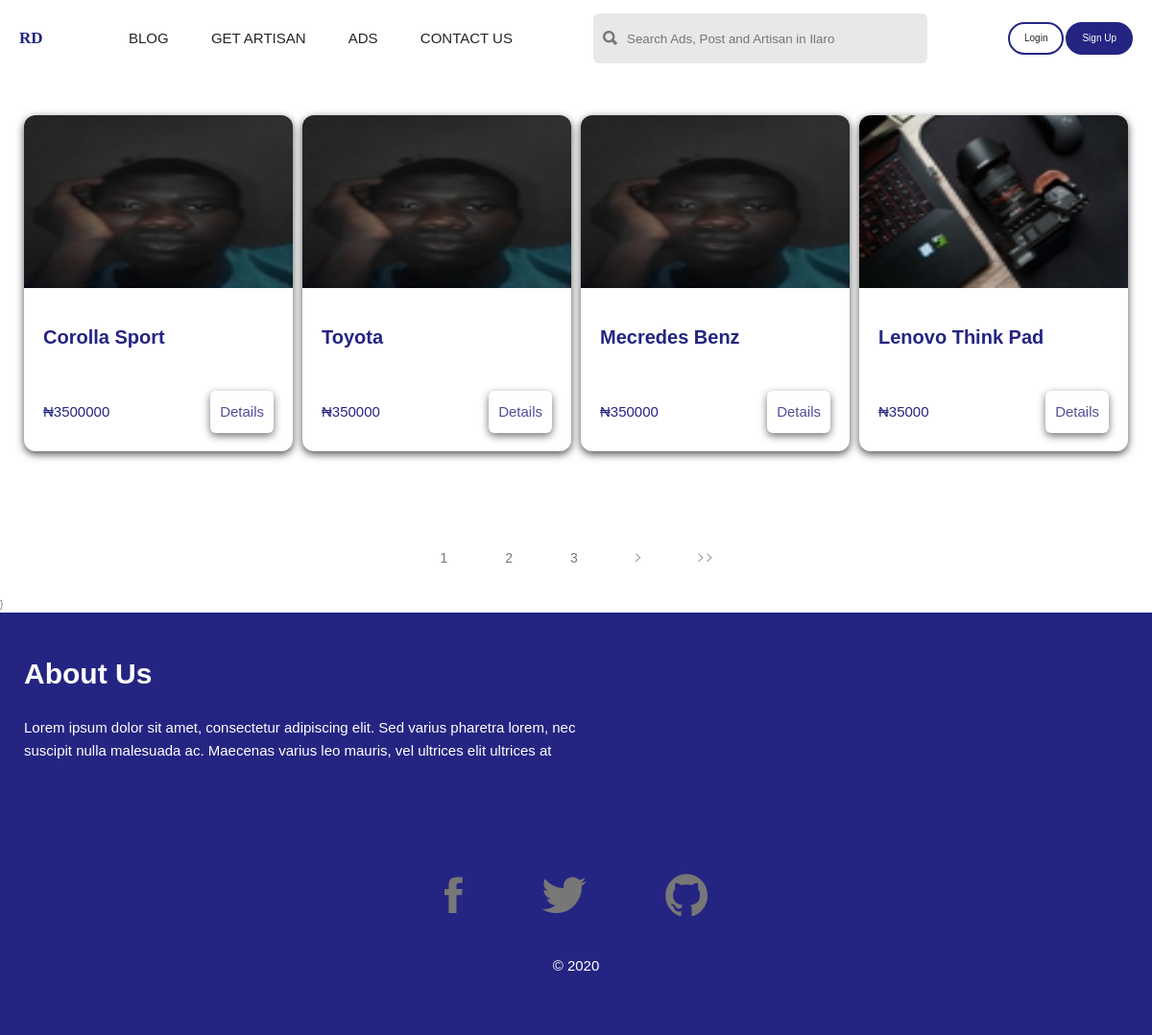
/ads/, run on the app's committed database.
### main/models.py (models this page shows, shortened)
class Ad(models.Model):
    cat = [
        ('phones', 'Phones and Tablets'),
        ('computers', 'Computers and Accessories'),
        ('cars', 'Cars'),
        ('home', 'Home and Kicthen'),
        ('babies', 'Kids and Toys'),
        ('electronic', 'Electronics'),
    ]
    id = models.UUIDField(primary_key=True, default=uuid.uuid4, editable=False)
    user = models.ForeignKey(MyUser, on_delete=models.CASCADE)
    title = models.CharField(max_length=60)
    description = models.TextField(max_length=300)
    categories = models.CharField(max_length=300, choices=cat)
    location = models.CharField(max_length=100, default="Ilaro Ogun State")
    price = models.PositiveIntegerField()
    liked = models.ManyToManyField(
        MyUser, default=None, blank=True, related_name="liked")
    boosted = models.BooleanField(default=False)
    created_at = models.DateTimeField(auto_now_add=True)

class AdImage(models.Model):
    id = models.UUIDField(primary_key=True, default=uuid.uuid4, editable=False)
    ad = models.ForeignKey(Ad, on_delete=models.CASCADE)
    image = models.ImageField()

### main/views.py (the view)
# urls.py: path("ads/", ads_view, name="ads"),
def ads_view(request):
    qs = Ad.objects.all()
    data = []
    for ad in qs:
        imgs = AdImage.objects.filter(ad=ad.id)
        ads = {"ad": ad, "images": imgs}
        data.append(ads)
        paginator = Paginator(data, 4)
        page = request.GET.get('page')
        allads = paginator.get_page(page)
    context = {
        "data": allads,
    }
    return render(request, 'ads/allads.html', context)

### razboy/middwares.py (called while the page is built)
def open_access_middleware(get_response):
    def middleware(request):
        response = get_response(request)
        response["Access-Control-Allow-Origin"] = "*"
        response["Access-Control-Allow-Headers"] = "*"
        return response
    return middleware

### templates/ads/allads.html (shortened to what this page needs)
{% extends 'base.html' %}
{% block r %}r{% endblock r %}
{% block content %}
<div class="product-container">
    <div class="row">
        {% for ad in data %}
        <div class="ads-card">
            <img class="ads-img" src="{{ ad.images.0.image.url }}" alt="Iphone 2" />
            <h4 class="title">{{ ad.ad.title }}</h4>
            <div class="card-bottom">
                <p class="sub-title">&#8358;{{ ad.ad.price }}</p>
                <a class="btn btn-details" href="{% url 'ads_details' ad.ad.id %}">
                    Details
                </a>
            </div>
        </div>
        {% endfor %}
    </div>
</div>
<div class="pagination">
    {% for num in data.paginator.page_range %}
    {% if data.number == num %}
    <strong class="page">{{ num }}</strong>
    {% elif num > data.number|add:'-3' and num < data.number|add:'3'%}
    <a href="?page={{ num }}" class="page">{{ num }}</a>
    {% endif %}
    {% endfor %}
    {% if data.has_next %}
    <a href="?page={{ data.next_page_number }}" class="page">
        <i class="ion-ios-arrow-right"></i>
    </a>
    <a href="?page={{ data.paginator.num_pages }}" class="page">
        <i class="ion-ios-arrow-right"></i>
        <i class="ion-ios-arrow-right"></i>
    </a>
    {% endif %}
</div>
{% endblock content %}

### templates/base.html (shortened to what this page needs)
{% load static %}
<!DOCTYPE html>
<html lang="en">
  <head>
    <link rel="stylesheet" href="{% static 'css/ionicons.min.css' %}" />
    <link rel="stylesheet" href="{% static 'css/style.css' %}" />
  </head>
  <body>
    <div class="container{% block r %} Replace This {% endblock r %}">
      <nav class="navigation">
        <div class="logo-box">
          <a class="logo" href="{% url 'home' %}"> RD </a>
        </div>
        <div class="nav-links">
          <a class="links" href="#">Blog</a>
          <a class="links" href="{% url 'artisan' %}">Get Artisan</a>
          <a class="links" href="{% url 'ads' %}">Ads</a>
          <a class="links" href="#contact-section">Contact Us</a>
        </div>
        <form class="search-box">
          <i class="ion-search"></i>
          <input
            type="text"
            placeholder="Search Ads, Post and Artisan in Ilaro"
          />
        </form>
        {% if request.user.is_authenticated %}
          <div class="login-group">
            <a class="" style="font-size: 1.5rem; text-transform: uppercase; margin-right: 2rem;" href="{% url 'login' %}">{{ request.user.get_name }}</a>
            <a class="" style="font-size: 1.5rem; text-transform: uppercase;" href="{% url 'logout' %}">Logout</a>
          </div>
        {% else %}
          <div class="nav-btn-group">
            <a class="nav-btn full" href="{% url 'login' %}">Login</a>
            <a class="nav-btn ghost" href="{% url 'register' %}">Sign Up</a>
          </div>
        {% endif %}
      </nav>
      {% block content %} Replace This {% endblock %}}
      <footer class="footer">
        <div class="footer-box">
          <h2 class="footer-heading">About Us</h2>
          <p class="footer-text">
            Lorem ipsum dolor sit amet, consectetur adipiscing elit. Sed varius
            pharetra lorem, nec suscipit nulla malesuada ac. Maecenas varius leo
            mauris, vel ultrices elit ultrices at
          </p>
        </div>
        <div class="footer-bottom">
          <a class="social" href="#">
            <i class="ion-social-facebook"></i>
          </a>
          <a class="social" href="#">
            <i class="ion-social-twitter"></i>
          </a>
          <a class="social" href="#">
            <i class="ion-social-github"></i>
          </a>
        </div>
        <p class="footer-text copy">
          &copy;
        </p>
      </footer>
    </div>
  </body>
</html>

### static/css/style.css (style rules this page uses)
html { font-size: 62.5%; }
body { font-size: 1rem; font-family: "Gill Sans", sans-serif; color: #777; line-height: 1.6; font-weight: 300; position: relative; }
.navigation { grid-column: 1/-1; display: flex; justify-content: space-between; align-items: center; padding: 0px 20px; height: 8rem; }
.logo-box { width: 3rem; }
.logo { color: #242582; font-size: 1.7rem; font-weight: 700; font-family: cursive; }
.nav-links { width: 40rem; display: flex; justify-content: space-between; }
.links { font-size: 1.5rem; color: #242528; font-weight: 400; text-transform: uppercase; position: relative; }
.links::after { display: block; content: ""; position: absolute; left: 0; bottom: -0.5rem; width: 0%; border-bottom: 2px solid #242528; transition: 0.3s; }
.nav-btn-group { width: 13rem; display: flex; justify-content: space-between; }
.nav-btn { padding: 0.7rem 1.5rem; color: #242528; font-size: 1rem; border: 2px solid #242582; border-radius: 20rem; }
.ghost { background-color: #242582; color: #fff; }
.search-box { width: 30%; background-color: #e8e8e8; display: flex; align-items: center; padding: 1rem; justify-content: space-between; border-radius: 6px; }
.search-box i { font-size: 200%; }
.search-box input { flex: 1; background-color: #e8e8e8; border: none; margin-left: 0.5rem; padding: 0.5rem; }
.btn { background-color: #fff; opacity: 0.8; color: #242582; font-size: 1.5rem; padding: 1rem; font-weight: 400; border-radius: 0.6rem; box-shadow: 0rem 0.3rem 0.8rem rgba(0, 0, 0, 0.7); }
.row { width: 100%; display: flex; flex-wrap: wrap; align-items: center; justify-content: space-between; }
.ads-card { width: 28rem; background-color: #fff; border-radius: 12px; box-shadow: 0px 0.3rem 0.8rem rgba(0, 0, 0, 0.7); height: 35rem; margin-bottom: 3rem; position: relative; }
.ads-img { height: 18rem; width: 100%; border-radius: 12px 12px 0px 0px; }
.title { font-size: 2rem; color: #242582; padding: 3rem 2rem; }
.sub-title { font-size: 1.5rem; color: #242582; font-weight: 400; }
.card-bottom { width: 100%; display: flex; justify-content: space-between; align-items: center; padding: 1rem 2rem; }
.footer { background-color: #242582; grid-column: 1/-1; padding: 4rem 2.5rem; color: #fff; }
.footer-box { width: 50%; }
.footer-heading { font-size: 3rem; color: #fff; margin-bottom: 2rem; }
.footer-text { font-size: 1.5rem; color: #fff; margin-bottom: 2rem; font-weight: 500; }
.footer-bottom { width: 60%; margin: 10rem auto; text-align: center; margin-bottom: 2rem; }
.social:not(:first-child) { margin-left: 2rem; }
.social i { font-size: 500%; color: #fff; font-weight: 700; padding: 3rem; }
.copy { text-align: center; }
.product-container { padding: 4rem 2.5rem; }
.pagination { display: flex; justify-content: center; align-items: center; }
.page { padding: 1rem; margin: 2rem; color: #777; font-size: 1.4rem; font-weight: 500; }
.page i { font-size: 100%; color: #000; }

### data on the page
Ad: images.0.image (picture), ad "Corolla Sport", ad.price "3500000"
Ad: images.0.image (picture), ad "Toyota", ad.price "350000"
Ad: images.0.image (picture), ad "Mecredes Benz", ad.price "350000"
Ad: images.0.image (picture), ad "Lenovo Think Pad", ad.price "35000"

### other printed values
{{ num }} "1"
{{ num }} "2" "3"
